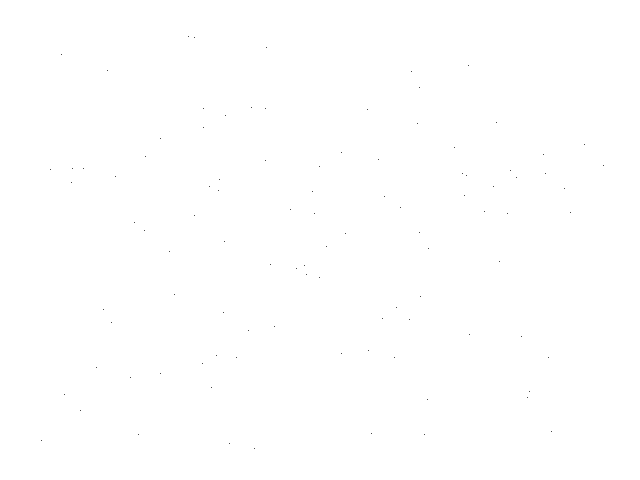
Frame 1 (no input)
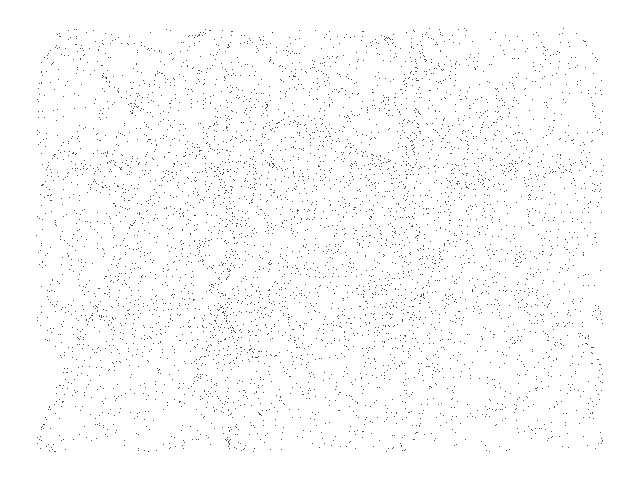
Frame 60 (the mouse pressed at the canvas centre just before this capture)
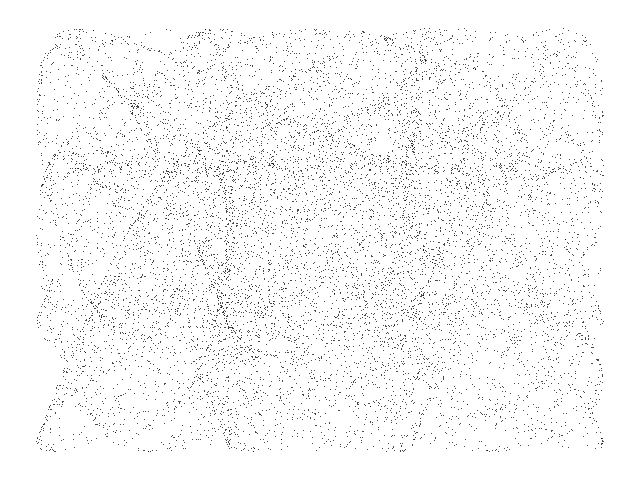
Frame 120 (the mouse held since frame 60 and released just before this capture)

The Processing sketch that drew these frames (run headless with seeded random() and noise(); from frame 60 on, the mouse is pressed at the canvas centre):

// Processing sketch: Clifford_F
// ── Clifford_F.pde
// Clifford F chaotic map //

  float x = 0.1;
  float y = 0.1;
  float a = 3.0;
  float b = 4.0;
  float c = 1.98;
  float d = 2.02;


void setup() {
  
  size(640, 480);
  background(255);
  
}

void draw() {
  
  for (int i=0; i<100; i++) {
    
    float nx = x;
    float ny = y;
    
    x = sin(a * ny) + c * cos(a * nx);
    y = sin(b * nx) + d * cos(b * ny);
  
    point(320 + (95 * x), 240 + (70 * y));
        
  }

}
